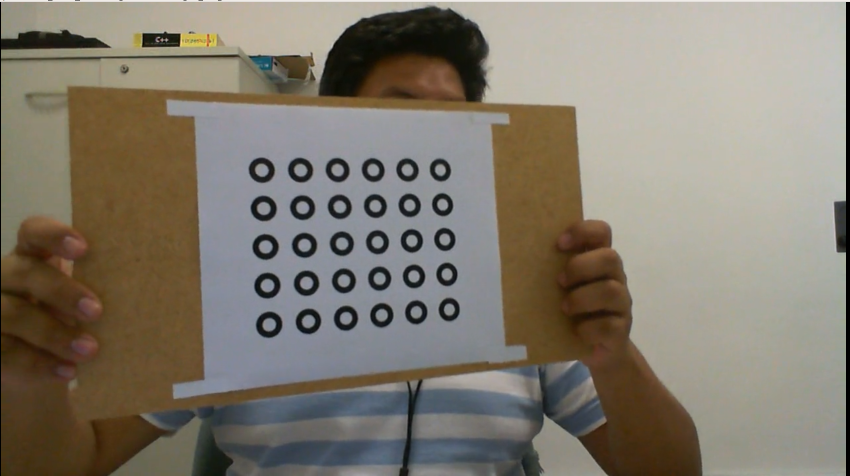
//> input picture PatternDetectionV2/patternimg.png, 1700 x 952 px, given in place of imagen0.png, which was not available (shown at 1/2 size)
$ ./houghtransform   (built with g++ and OpenCV 4)
//> lines starting //> are read from the running program, lines starting //| are printed output that depends on the picture; after the words box and inside, x2 and y2 are one past the last pixel; in counts of white or black regions, pixels touching at a corner belong together; pictures that were not available may be replaced by others from this repository, and a replacement may not be noted
### PatternDetectionV2/IntegrarThreshold.cpp
void thresholdIntegral(cv::Mat &inputMat, cv::Mat &outputMat)
{
    // accept only char type matrices
    CV_Assert(!inputMat.empty());
    CV_Assert(inputMat.depth() == CV_8U);
    CV_Assert(inputMat.channels() == 1);
    CV_Assert(!outputMat.empty());
    CV_Assert(outputMat.depth() == CV_8U);
    CV_Assert(outputMat.channels() == 1);

    // rows -> height -> y
    int nRows = inputMat.rows;
    // cols -> width -> x
    int nCols = inputMat.cols;

    // create the integral image
    cv::Mat sumMat;
    cv::integral(inputMat, sumMat);
    //cv::imshow("int", sumMat);

    CV_Assert(sumMat.depth() == CV_32S);
    CV_Assert(sizeof(int) == 4);

    int S = MAX(nRows, nCols)/8;
    //double T = 0.15;
    double T = 0.15;

    // perform thresholding
    int s2 = S/2;
    int x1, y1, x2, y2, count, sum;

    // CV_Assert(sizeof(int) == 4);
    int *p_y1, *p_y2;
    uchar *p_inputMat, *p_outputMat;

    for( int i = 0; i < nRows; ++i)
    {
        y1 = i-s2;
        y2 = i+s2;

        if (y1 < 0){
            y1 = 0;
        }
        if (y2 >= nRows) {
            y2 = nRows-1;
        }

        p_y1 = sumMat.ptr<int>(y1);
        p_y2 = sumMat.ptr<int>(y2);
        p_inputMat = inputMat.ptr<uchar>(i);
        p_outputMat = outputMat.ptr<uchar>(i);

        for ( int j = 0; j < nCols; ++j)
        {
            x1 = j-s2;
            x2 = j+s2;

            if (x1 < 0) {
                x1 = 0;
            }
            if (x2 >= nCols) {
                x2 = nCols-1;
            }

            count = (x2-x1)*(y2-y1);

            sum = p_y2[x2] - p_y1[x2] - p_y2[x1] + p_y1[x1];

            if ((int)(p_inputMat[j] * count) < (int)(sum*(1.0-T)))
                p_outputMat[j] = 255;
            else
                p_outputMat[j] = 0;
        }
    }
}

### PatternDetectionV2/houghtransform.cpp
# include <opencv2/opencv.hpp>
# include <stdio.h>
# include <vector>

# include "IntegrarThreshold.cpp"

#define r_cols 420
#define r_rows 315

using namespace cv;
using namespace std;


const int approach=1;


int main(){

    cv::VideoCapture video("../../files/padron1.avi");

    if(!video.isOpened()){
        printf("Can't open video or webcam\n");
        return -1;
    }
    //cv::namedWindow("Frame", CV_WINDOW_AUTOSIZE);
    char i = 0;
    while(i < 13){
        cv::Mat rowFrame, grayRowFrame, blurGaussFrame, cannyFrame, erosionFrame, closeFrame;
        //video >> rowFrame;
        rowFrame = cv::imread("../../files/imagen"+to_string(i++)+".png");
//> rowFrame is the input picture: 952 rows x 1700 cols, CV_8UC3; mean B, G, R 110.1, 122.6, 129.9
//> i = 1

        // [9 lines of commented-out code are left out]

        cv::cvtColor(rowFrame, grayRowFrame, CV_RGB2GRAY);
        if(approach == 1){
            //for ( int i = 3; i < 7; i +=2 ){
                GaussianBlur( grayRowFrame, blurGaussFrame, cv::Size( 3, 3 ), 0, 0 );
            //    grayRowFrame = blurGaussFrame;
            //}
            //cv::threshold(blurGaussFrame, thresholdFrame, 31, 255, CV_THRESH_BINARY);
            cv::Mat element = getStructuringElement( MORPH_CROSS, Size( 3, 3 ), Point( 0, 0 ) );

            /// Apply the erosion operation
            cv::erode( blurGaussFrame, erosionFrame, element );
            //cv::imshow("erode", erosionFrame);

            cv::Mat integralThresholdFrame = cv::Mat::zeros(erosionFrame.size(), CV_8UC1);
            thresholdIntegral(erosionFrame, integralThresholdFrame);
//> in thresholdIntegral, `cv::integral(inputMat, sumMat);`:
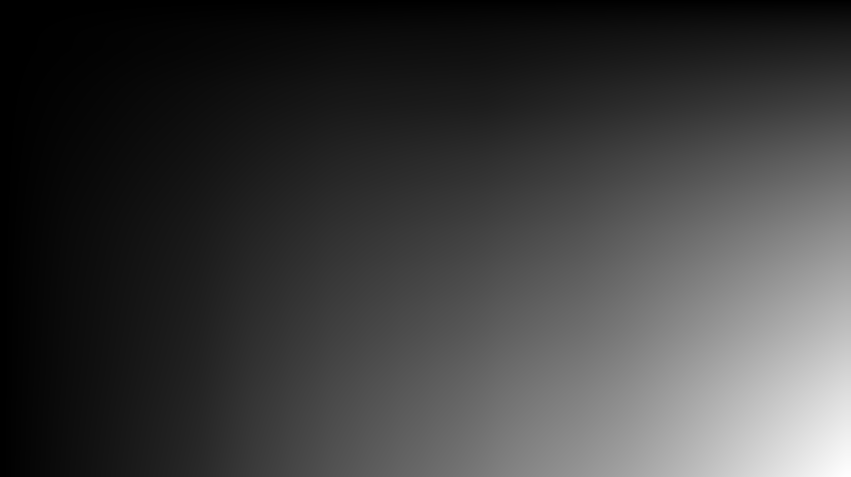
//> sumMat: 953 rows x 1701 cols, CV_32SC1 (shown at 1/2 size); min 0, max 190763891, mean 46370594.6; drawn with min black and max white
//> the loop in thresholdIntegral, `for( int i = 0; i < nRows; ++i)` made 952 passes
//> (count, sum) on passes 1 to 3: (11236, 1998994), (11342, 2017810), (11448, 2036618)
//> after the loop in thresholdIntegral, `for( int i = 0; i < nRows; ++i)`:
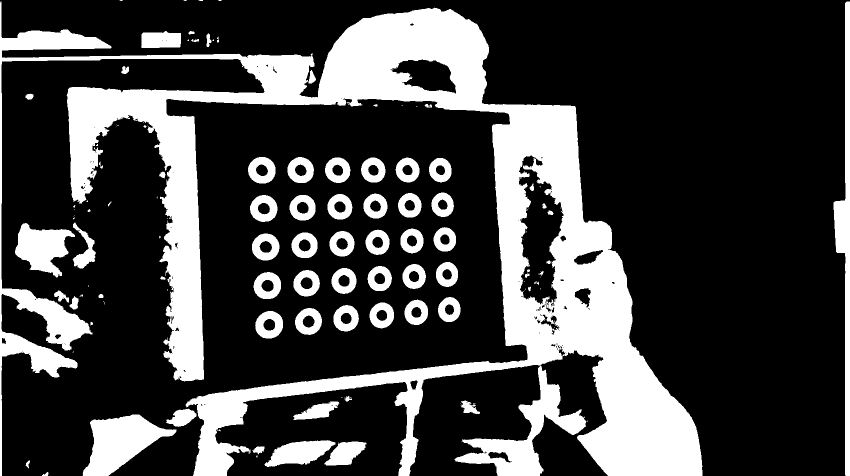
//> outputMat: 952 rows x 1700 cols, CV_8UC1 (shown at 1/2 size); 25.9% white; 131 white regions (57 under 20 px), largest, box (x1, y1, x2, y2) and area: (0, 3, 1405, 952) 305745, (909, 732, 1172, 952) 15353, (165, 829, 353, 952) 12296
//> after the loop in thresholdIntegral, `for( int i = 0; i < nRows; ++i)`: y1 = 845; y2 = 951; x1 = 1593; x2 = 1699; count = 11236; sum = 1517800

            /* close */
            cv::Mat element_morf = getStructuringElement( MORPH_CROSS,
                                       Size( 3, 3 ),
                                       Point( 0, 0 ) );

            Canny( integralThresholdFrame, closeFrame, 200, 200, 5 );
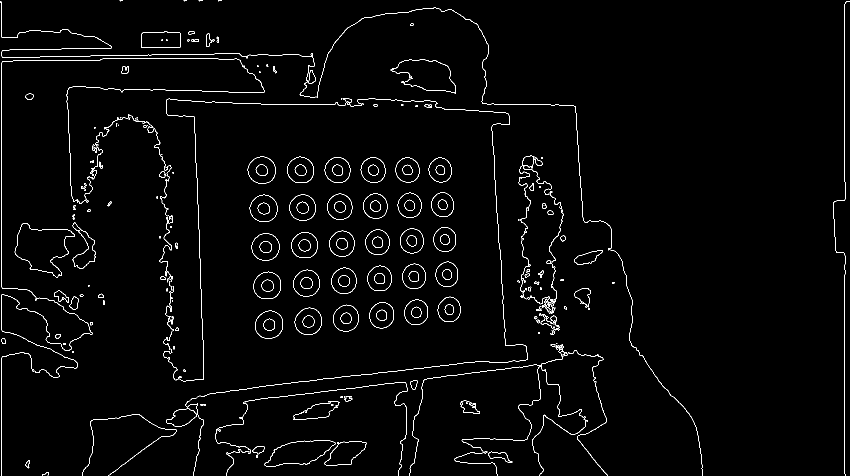
//> closeFrame: 952 rows x 1700 cols, CV_8UC1 (shown at 1/2 size); 1.8% white in thin lines or dots
            // [17 lines of commented-out code are left out]
            std::vector<std::vector<cv::Point> > contours;
            std::vector<cv::Vec4i> hierarchy;

            cv::findContours(closeFrame, contours, CV_RETR_TREE, CV_CHAIN_APPROX_SIMPLE);
//> contours = 444 contours, 217 with area under 20; largest, box (x1, y1, x2, y2) and area: (529, 880, 671, 934) 4514, (529, 880, 671, 934) 4466, (649, 882, 733, 931) 2499, (649, 882, 733, 931) 2454, (510, 621, 566, 677) 2428
            std::vector<std::vector<cv::Point> > contours_poly( contours.size() );
//> contours_poly = 444 empty contours
            std::vector<cv::RotatedRect> boundRect( contours.size() );
            std::vector<cv::RotatedRect> minEllipse( contours.size() );
            // [4 lines of commented-out code are left out]
            for( int i = 0; i< contours.size(); i++ ){
                boundRect[i] = cv::minAreaRect(cv::Mat(contours[i]));
                if( contours[i].size() > 5 )
                    minEllipse[i] = cv::fitEllipse( cv::Mat(contours[i]) );
                //boundRect[i] = cv::boundingRect( cv::Mat(contours_poly[i]) );
                //cv::rectangle( rowFrame, boundRect[i].tl(), boundRect[i].br(), cv::Scalar(100,100,0), 2, 8, 0 );
                //cv::drawContours( rowFrame, contours, i, cv::Scalar(100,100,0), 4, 8, hierarchy, 0, cv::Point() );
                cv::ellipse( rowFrame, minEllipse[i], cv::Scalar(0,255,0), 2, 8 );
                cv::Point2f rect_points[4]; boundRect[i].points( rect_points );
                for( int j = 0; j < 4; j++ )
                    cv::line( rowFrame, rect_points[j], rect_points[(j+1)%4], cv::Scalar(0, 0,255), 4, 8 );
            }
//> this loop made 444 passes
//> rect_points on pass 1: 4 Points (x, y): [96, 951], [84, 951], [84, 944], [96, 944]
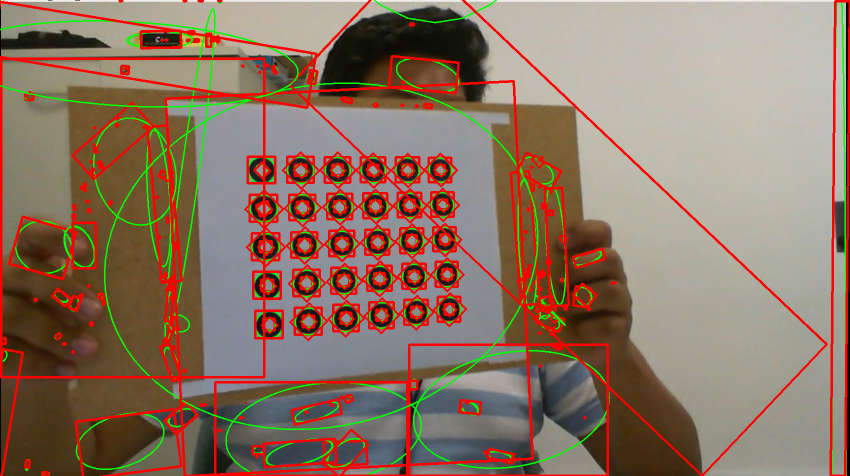
//> rowFrame: 952 rows x 1700 cols, CV_8UC3 (shown at 1/2 size); 12.55% of pixels changed, all inside (x1, y1, x2, y2) = (0, 0, 1700, 952)
//> after the loop, boundRect = 444 RotatedRects (x, y, width, height, angle), first 8: [90, 947.5, 7, 12, -90], [54.81, 928.2, 15.24, 7.62, -83.66], [54.86, 927.8, 14.14, 7.62, -83.66], [513.5, 912.5, 3, 3, -90], [513.5, 912.5, 2.83, 2.83, -45], [1000.9, 911.6, 17.94, 50.58, -77.12], [1000.5, 911.4, 17.87, 49.19, -76.76], [971.5, 904.5, 3, 5, -90]; minEllipse = 444 RotatedRects (x, y, width, height, angle), first 8: [91.29, 948.5, 7.42, 15.08, 66.18], [54.61, 929.3, 6.96, 21.61, 10.57], [54.87, 928.8, 7.24, 18.56, 10.75], [0, 0, 0, 0, 0], [513.5, 912.5, 3.16, 3.16, 0], [1000.1, 912.5, 16.89, 50.6, 101.6], [999.1, 912.7, 17.2, 46.42, 103.5], [970.5, 904.4, 3.32, 7.67, 81.47]
            //cv::minAreaRect(contours);

            cv::imshow("Contours", rowFrame);


            cv::Size size(r_cols, r_rows);
            resize(grayRowFrame, grayRowFrame,size);
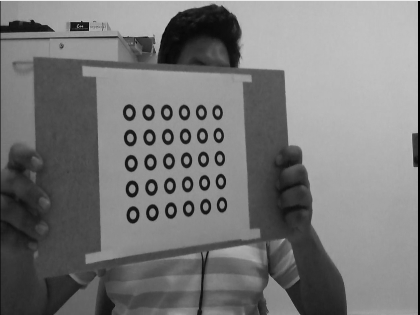
//> grayRowFrame: 315 rows x 420 cols, CV_8UC1; min 0, max 234, mean 119.6
            resize(integralThresholdFrame, integralThresholdFrame,size);
            resize(erosionFrame, erosionFrame,size);
//> erosionFrame: 315 rows x 420 cols, CV_8UC1
            resize(closeFrame, closeFrame,size);
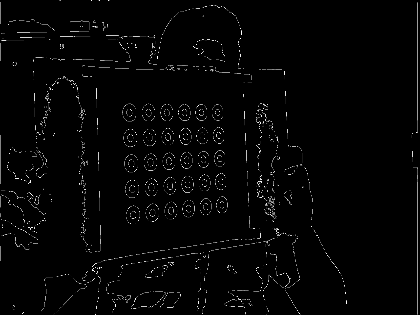
//> closeFrame: 315 rows x 420 cols, CV_8UC1; min 0, max 255, mean 4.7

            int dstWidth = r_cols*4;
            int dstHeight = r_rows;

            cv::Mat dst = cv::Mat(dstHeight, dstWidth, grayRowFrame.depth(), cv::Scalar(0,0,0));
            //cv::Rect roi(cv::Rect(0,0,image1.cols, image1.rows));
            cv::Mat targetROI = dst(cv::Rect(0, 0, r_cols, r_rows));
            grayRowFrame.copyTo(targetROI);
            targetROI = dst(cv::Rect(r_cols, 0, r_cols, r_rows));
//> targetROI: 315 rows x 420 cols, CV_8UC1; every value is 0
            erosionFrame.copyTo(targetROI);
            targetROI = dst(cv::Rect(r_cols * 2, 0, r_cols, r_rows));
            integralThresholdFrame.copyTo(targetROI);
            targetROI = dst(cv::Rect(r_cols * 3, 0, r_cols, r_rows));
            closeFrame.copyTo(targetROI);
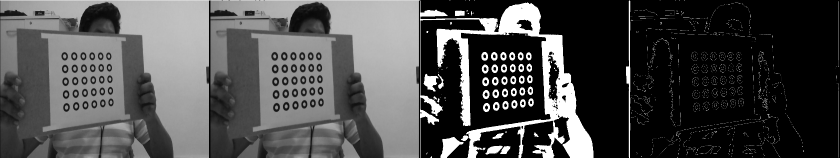
//> dst: 315 rows x 1680 cols, CV_8UC1 (shown at 1/2 size); min 0, max 255, mean 77.1
//> (the run ends here: the program stops with an error, at `cv::cvtColor(rowFrame, grayRowFrame, CV_RGB2GRAY);`)
